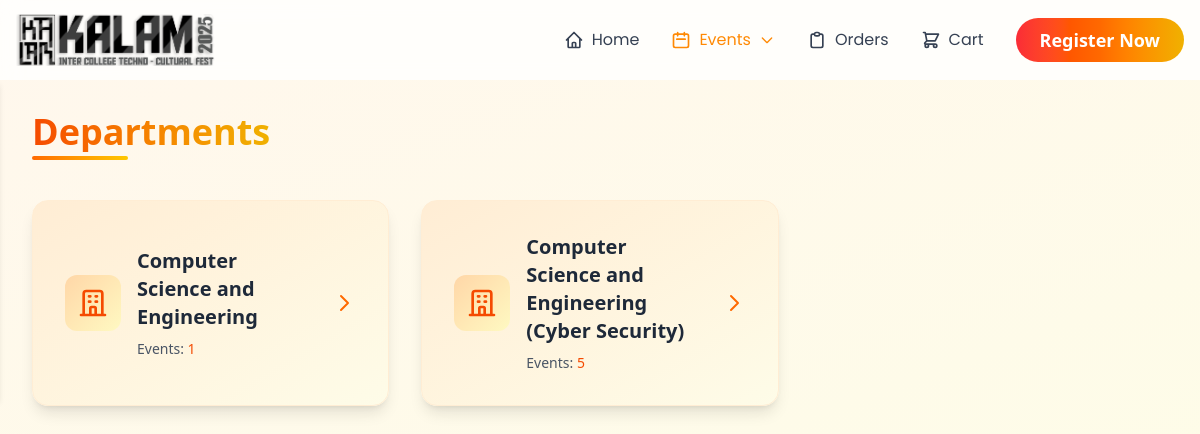
The page /categories/departments.php on the database as committed earlier.
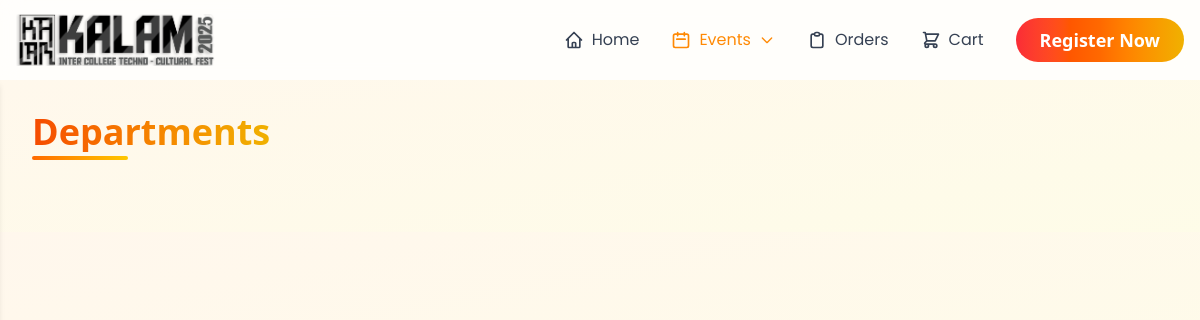
The same page on the database as committed later.
### tables this page shows
CREATE TABLE `department` (
  `department_code` int(11) NOT NULL,
  `department_name` varchar(128) DEFAULT NULL
);

### categories/departments.php (the view, shortened to what this page needs)
<!DOCTYPE html>
<html lang="en">
<head>
    <?php include '../header/links.php'; ?>
</head>
<body class="bg-gradient-to-br from-orange-50 to-yellow-50">
    <?php include '../header/navbar.php'; ?>
    <div class="pt-20">
        <div class="max-w-7xl mx-auto px-4 sm:px-6 lg:px-8 py-8">
            <div class="sm:flex sm:items-center sm:justify-between mb-12">
                <div class="relative">
                    <h1 class="text-4xl font-bold bg-gradient-to-r from-orange-600 to-yellow-500 text-transparent bg-clip-text">
                    </h1>
                    <div class="absolute -bottom-2 left-0 h-1 w-24 bg-gradient-to-r from-orange-500 to-yellow-400 rounded-full"></div>
                </div>
            </div>
            <div class="mt-8">
                <?php
                    include '../database/connection.php';
                    $sql = "SELECT d.department_code, d.department_name, COUNT(e.event_id) AS event_count
                            FROM department d
                            JOIN events e ON e.department_code = d.department_code
                            GROUP BY d.department_code, d.department_name";
                    $result = $conn->query($sql);
                ?>
                <div class="grid grid-cols-1 sm:grid-cols-2 lg:grid-cols-3 gap-8">
                    <?php while($row = $result->fetch_assoc()): ?>
                        <a href="events.php?code=<?php echo urlencode($row['department_code']); ?>"
                           class="block group cursor-pointer h-full">
                            <div class="bg-gradient-to-br from-orange-100 to-yellow-50 h-full
                                      p-8 rounded-2xl shadow-lg hover:shadow-2xl
                                      transform transition-all duration-300 hover:-translate-y-1
                                      border border-orange-100 hover:border-orange-200
                                      relative overflow-hidden flex flex-col">
                                <div class="flex items-center space-x-4 relative flex-grow ">
                                    <div class="flex-shrink-0 h-14 w-14 rounded-xl bg-gradient-to-br
                                              from-orange-200 to-yellow-100
                                              flex items-center justify-center
                                              group-hover:from-orange-300 group-hover:to-yellow-200
                                              transition-colors duration-300">
                                    </div>
                                    <div class="flex-1 min-w-0">
                                        <h3 class="text-xl font-semibold text-gray-800
                                                   group-hover:text-orange-700 transition-colors
                                                   duration-300 break-words">
                                            <?php echo htmlspecialchars($row['department_name']); ?>
                                        </h3>
                                        <p class="mt-2 text-sm text-gray-600 font-medium">
                                            Events: <span class="text-orange-600">
                                                <?php echo htmlspecialchars($row['event_count']); ?>
                                            </span>
                                        </p>
                                    </div>
                                    <div class="text-orange-500 group-hover:text-orange-600
                                                transition-colors duration-300 flex-shrink-0 flex items-center">
                                        <svg class="w-6 h-6" fill="none" stroke="currentColor" viewBox="0 0 24 24">
                                            <path stroke-linecap="round" stroke-linejoin="round" stroke-width="2"
                                                  d="M9 5l7 7-7 7"/>
                                        </svg>
                                    </div>
                                </div>
                            </div>
                        </a>
                    <?php endwhile; ?>
                </div>
            </div>
        </div>
    </div>
</body>
</html>

Rows that differ between the two databases and show on the page:
no longer on this page (row unchanged): department: department_name "Computer Science and Engineering", event_count "1"
removed department: department_name "Computer Science and Engineering (Cyber Security)", event_count "5"
